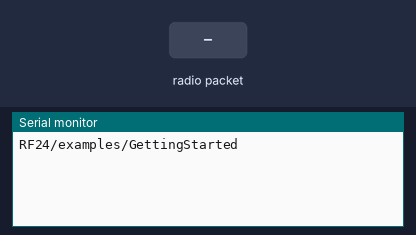
This sketch was run on a simulated Arduino Uno, built with avr-gcc and run on an emulated ATmega328P. Shown: the last lines printed to the serial monitor. Inputs (shaded band) come from the test bench. No radio packets arrive unless stated.

Above: at 1.2 s.
1.3 s: radio packet "1" arrives
At 2.5 s:
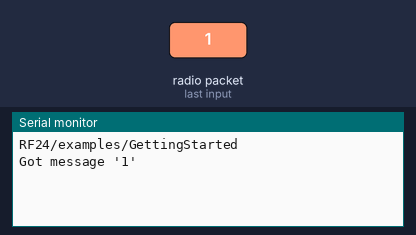
2.8 s: radio packet "0" arrives
At 3.9 s:
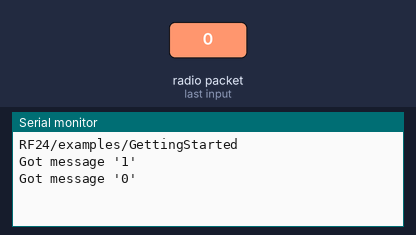
4.3 s: radio packet "2" arrives
At 5.0 s:
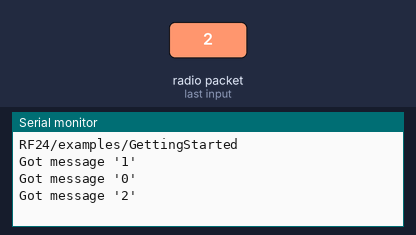

Measured:
- after the input at 1.3 s, the serial monitor: prints a new line at once (image 1)
- after the input at 2.8 s, the serial monitor: prints a new line at once (image 2)
- after the input at 4.3 s, the serial monitor: prints a new line at once (image 3)

The sketch:

NodeB.ino
```cpp
/* Code for NODE B */

#include <SPI.h>
#include "RF24.h"

/* Hardware configuration: Set up nRF24L01 radio on SPI bus plus pins 9 & 10 */
RF24 radio(7, 8);
/**********************************************************/

byte node_A_address[6] = "NodeA";
byte node_B_address[6] = "NodeB";

void setup() {
  Serial.begin(115200);
  Serial.println(F("RF24/examples/GettingStarted"));

  radio.begin();

  // Set the PA Level low to prevent power supply related issues since this is a
  // getting_started sketch, and the likelihood of close proximity of the devices. RF24_PA_MAX is default.
  radio.setPALevel(RF24_PA_HIGH);
  radio.setChannel(101);

  // Open a writing and reading pipe on each radio, with opposite addresses
  radio.openWritingPipe(node_A_address);
  radio.openReadingPipe(1, node_B_address);

  // Start the radio listening for data
  radio.startListening();
}

void loop() {
  /****************** Pong Back Role ***************************/

  char msg_from_A[20];

  if ( radio.available()) {
    // Variable for the received timestamp
                                 // While there is data ready
    radio.read( &msg_from_A, sizeof(msg_from_A) );             // Get the payload

    radio.stopListening();                                        // First, stop listening so we can talk

    char msg_to_A[20] = "Hello from node_B";
    radio.write( &msg_to_A, sizeof(msg_to_A) );              // Send the final one back.
    radio.startListening();                                       // Now, resume listening so we catch the next packets.

    Serial.print(F("Got message '"));
    Serial.print(msg_from_A);
    // Serial.print(F("', Sent response '"));
    // Serial.print(msg_to_A);
    Serial.println(F("'"));
  }
}
```
